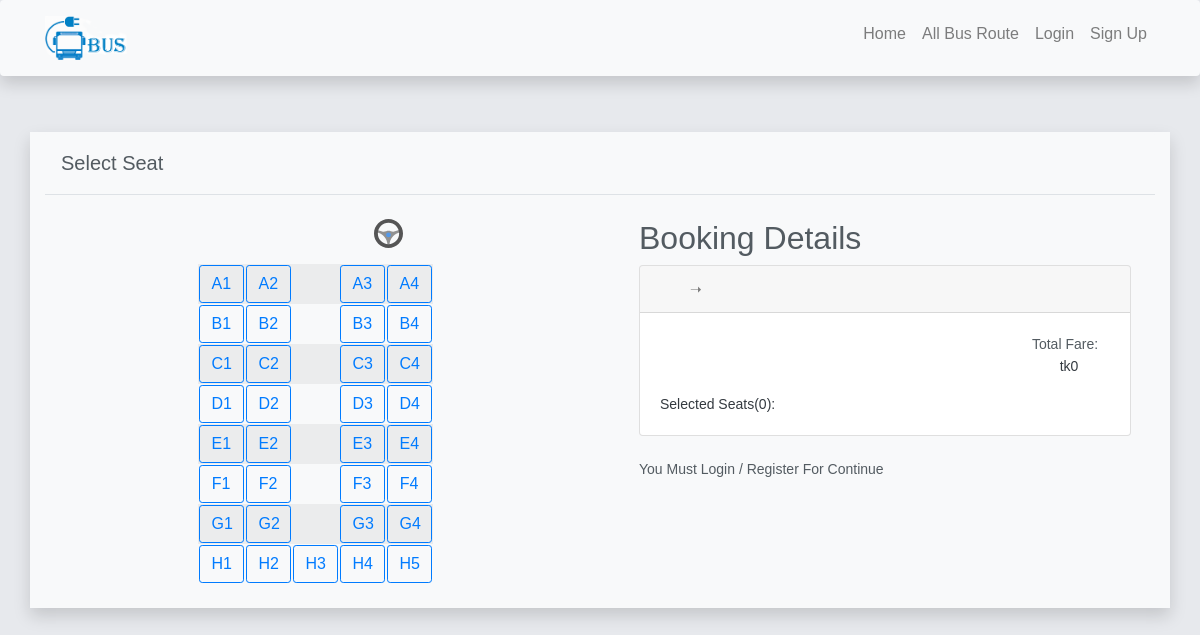
Page /booking.php?id=2 on the earlier database version.
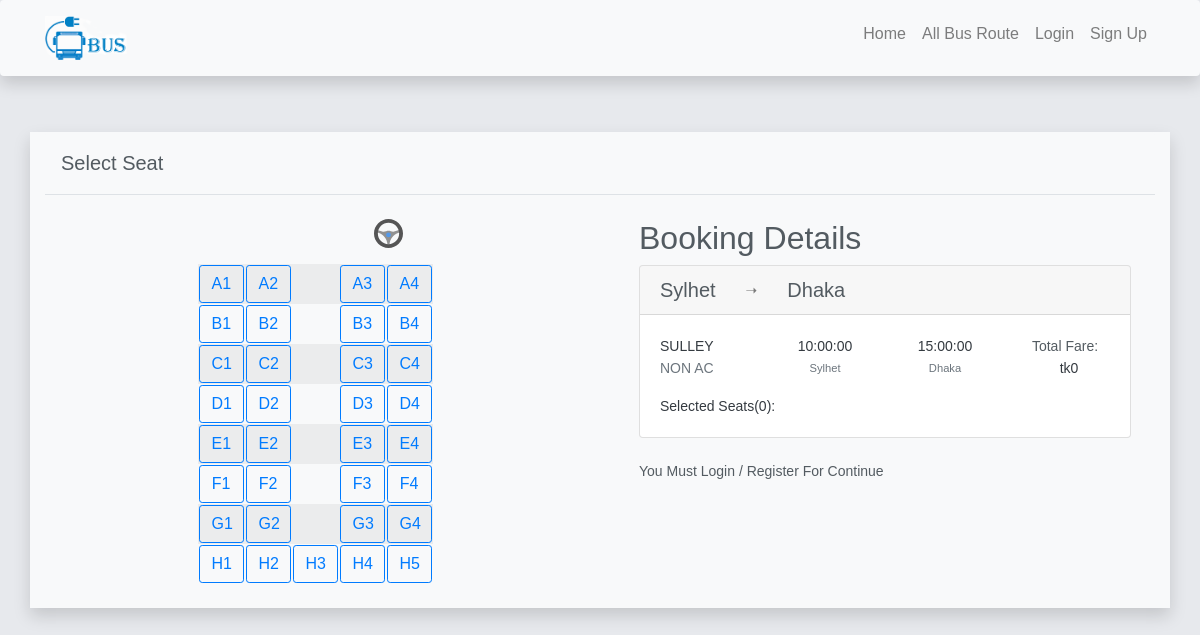
Same page on the later database version.
### tables this page shows
CREATE TABLE `_all_bus` (
  `id` int(11) NOT NULL,
  `name` varchar(50) NOT NULL,
  `type` varchar(20) NOT NULL,
  `d_time` time NOT NULL,
  `d_place` varchar(20) NOT NULL,
  `a_time` time NOT NULL,
  `a_place` varchar(20) NOT NULL,
  `price` int(11) NOT NULL,
  `Sat` tinyint(1) NOT NULL,
  `Sun` tinyint(1) NOT NULL,
  `Mon` tinyint(1) NOT NULL,
  `Tue` tinyint(1) NOT NULL,
  `Wed` tinyint(1) NOT NULL,
  `Thu` tinyint(1) NOT NULL,
  `Fri` tinyint(1) NOT NULL,
  `number` int(20) NOT NULL
);

### booking.php (the view, shortened to what this page needs)
<?php
include 'include/header.php';
if(isset($_GET['id'])){
    $bus_id_get = $_GET['id'];
    $bus_check_query = "SELECT * FROM _all_bus WHERE id='$bus_id_get' LIMIT 1";
    $result = mysqli_query($conn, $bus_check_query);
    $bus = mysqli_fetch_assoc($result);
}
?>
<br>
<br>
<br>
<div class="container bg-light shadow">
    <div class="modal-header bg-light">
        <h5 class="modal-title">Select Seat</h5>
    </div>
    <div class="row">
        <div class="col-xs-12 col-lg-6 d-flex justify-content-center">
            <div class="rounded p-3 p-sm-4">
                <div class="row table">
                    <div class="col-9"></div>
                    <div class="col-3 d-flex justify-content-lg-end"><img src="img/steering-wheel.svg" alt="" width="40px"></div>
                </div>
            <table class="table-striped">
                <tr>
                    <td>
                        <div class="seat rounded-sm btn btn-outline-primary">A1</div>
                    </td>
                    <td>
                        <div class="seat rounded-sm btn btn-outline-primary">A2</div>
                    </td>
                    <td>
                    </td>
                    <td>
                        <div class="seat rounded-sm btn btn-outline-primary">A3</div>
                    </td>
                    <td>
                        <div class="seat rounded-sm btn btn-outline-primary">A4</div>
                    </td>
                </tr>
                <tr>
                    <td>
                        <div class="seat rounded-sm btn btn-outline-primary">B1</div>
                    </td>
                    <td>
                        <div class="seat rounded-sm btn btn-outline-primary">B2</div>
                    </td>
                    <td>
                    </td>
                    <td>
                        <div class="seat rounded-sm btn btn-outline-primary">B3</div>
                    </td>
                    <td>
                        <div class="seat rounded-sm btn btn-outline-primary">B4</div>
                    </td>
                </tr>
                <tr>
                    <td>
                        <div class="seat rounded-sm btn btn-outline-primary">C1</div>
                    </td>
                    <td>
                        <div class="seat rounded-sm btn btn-outline-primary">C2</div>
                    </td>
                    <td>
                    </td>
                    <td>
                        <div class="seat rounded-sm btn btn-outline-primary">C3</div>
                    </td>
                    <td>
                        <div class="seat rounded-sm btn btn-outline-primary">C4</div>
                    </td>
                </tr>
                <tr>
                    <td>
                        <div class="seat rounded-sm btn btn-outline-primary">D1</div>
                    </td>
                    <td>
                        <div class="seat rounded-sm btn btn-outline-primary">D2</div>
                    </td>
                    <td>
                    </td>
                    <td>
                        <div class="seat rounded-sm btn btn-outline-primary">D3</div>
                    </td>
                    <td>
                        <div class="seat rounded-sm btn btn-outline-primary">D4</div>
                    </td>
                </tr>
                <tr>
                    <td>
                        <div class="seat rounded-sm btn btn-outline-primary">E1</div>
                    </td>
                    <td>
                        <div class="seat rounded-sm btn btn-outline-primary">E2</div>
                    </td>
                    <td>
                    </td>
                    <td>
                        <div class="seat rounded-sm btn btn-outline-primary">E3</div>
                    </td>
                    <td>
                        <div class="seat rounded-sm btn btn-outline-primary">E4</div>
                    </td>
                </tr>
                <tr>
                    <td>
                        <div class="seat rounded-sm btn btn-outline-primary">F1</div>
                    </td>
                    <td>
                        <div class="seat rounded-sm btn btn-outline-primary">F2</div>
                    </td>
                    <td>
                    </td>
                    <td>
                        <div class="seat rounded-sm btn btn-outline-primary">F3</div>
                    </td>
                    <td>
                        <div class="seat rounded-sm btn btn-outline-primary">F4</div>
                    </td>
                </tr>
                <tr>
                    <td>
                        <div class="seat rounded-sm btn btn-outline-primary">G1</div>
                    </td>
                    <td>
                        <div class="seat rounded-sm btn btn-outline-primary">G2</div>
                    </td>
                    <td>
                    </td>
                    <td>
                        <div class="seat rounded-sm btn btn-outline-primary">G3</div>
                    </td>
                    <td>
                        <div class="seat rounded-sm btn btn-outline-primary">G4</div>
                    </td>
                </tr>
                <tr>
                    <td>
                        <div class="seat rounded-sm btn btn-outline-primary">H1</div>
                    </td>
                    <td>
                        <div class="seat rounded-sm btn btn-outline-primary">H2</div>
                    </td>
                    <td>
                        <div class="seat rounded-sm btn btn-outline-primary">H3</div>
                    </td>
                    <td>
                        <div class="seat rounded-sm btn btn-outline-primary">H4</div>
                    </td>
                    <td>
                        <div class="seat rounded-sm btn btn-outline-primary">H5</div>
                    </td>
                </tr>
            </table>
            </div>
        </div>
        <div class="col-xs-12 col-lg-6">
            <div class="shadow-md rounded p-3 p-sm-4 confirm-details">
            <div class="booking-details">
                <h2 >Booking Details</h2>
            </div>
                <form action="<?php $_SERVER['PHP_SELF'] ?>" method="post">
                    <?php
                    if(isset($_GET['id'])) {
                        ?>
                        <div class="card">
                            <div class="card-header">
                                <div class="row align-items-center trip-title">
                                    <div class="col-5 col-sm-auto text-center text-sm-left">
                                        <h5 name="" class="m-0 trip-place"><?php echo $bus['d_place']; ?></h5>
                                    </div>
                                    <div class="col-2 col-sm-auto text-8 text-black-50 text-center trip-arrow">➝</div>
                                    <div class="col-5 col-sm-auto text-center text-sm-left">
                                        <h5 class="m-0 trip-place"><?php echo $bus['a_place']; ?></h5>
                                    </div>
                                </div>
                            </div>
                            <div class="card-body">
                                <div class="row">
                                    <div class="col-12 col-sm-3 mb-3 mb-sm-0"><span
                                                class="text-3 text-dark operator-name"><?php echo $bus['name']; ?></span>
                                        <span class="text-muted d-block"><?php echo $bus['type']; ?></span></div>
                                    <div class="col col-sm-3 text-center time-info"><span
                                                class="text-5 text-dark"><?php echo $bus['d_time']; ?></span> <small
                                                class="text-muted d-block"><?php echo $bus['d_place']; ?></small></div>
                                    <div class="col col-sm-3 text-center time-info"><span
                                                class="text-5 text-dark"><?php echo $bus['a_time']; ?></span> <small
                                                class="text-muted d-block"><?php echo $bus['a_place']; ?></small></div>
                                    <div class="col col-sm-3 text-center d-none d-sm-block time-info"> Total Fare: <span
                                                class="text-dark text-5 font-weight-600 ml-2">tk<span id="total">0</span>
                                    </div>
                                    <div class="col-12 mt-3 text-dark">
                                        <div class="row">
                                            <div class="col">Selected Seats(<span id="counter">0</span>): </div>
                                        </div>
                                    </div>
                                </div>
                            </div>
                        </div>
                        <br>
                        <?php
                        if (isset($_SESSION['name'])) {
                            ?>
                            <button name="book" class="btn btn-primary btn-block">Continue</button>
                            <?php
                        } else {
                            ?>
                            You Must Login / Register For Continue
                            <?php
                        }
                        ?>
                        <?php
                    }
                    else{
                        echo 'error';
                    }
                    ?>
                </form>
            </div>
        </div>
        </div>
    </div>

### include/header.php (shortened to what this page needs)
<!doctype html>
<html lang="en">
<head>
    <link rel="stylesheet" href="vendor/bootstrap/dist/css/bootstrap.css">
    <link rel="stylesheet" href="vendor/css/style.css">
    <link rel="stylesheet" href="vendor/font-awesome/css/font-awesome.css">
    <link rel="stylesheet" href="vendor/gijgo/css/gijgo.css">
</head>
<body>
<nav class="navbar fixed-top navbar-expand-lg navbar-light bg-light bd-navbar shadow p-3 mb-5 bg-primary rounded">
    <div class="container">
        <div class="logo">
            <a href="index.php" title="EBus"><img src="img/logo.png" alt="" width="85" ></a>
        </div>
        <div class="collapse navbar-collapse" id="navbarNav">
            <ul class="navbar-nav ml-auto">
                <li class="nav-item active">
                    <h6><a class="nav-link" href="index.php">Home <span class="sr-only">(current)</span></a></h6>
                </li>
                <li class="nav-item">
                    <h6><a class="nav-link " href="buslist.php">All Bus Route</a></h6>
                </li>
                <?php
                if (!isset($_SESSION['name'])) {
                    ?>
                    <li class="nav-item">
                        <h6><a class="nav-link " href="login.php">Login</a>
                    </li>
                    <li class="nav-item">
                        <h6><a class="nav-link " href="reg.php">Sign Up</a>
                        </h6>
                    </li>
                    <?php
                }
                ?>
            </ul>
        </div>
    </div>
</nav>
<br>
<br>
<br>

Differences in the rows shown:
added _all_bus: d_place "Sylhet", a_place "Dhaka", name "SULLEY", type "NON AC", d_time "10:00:00", a_time "15:00:00"
